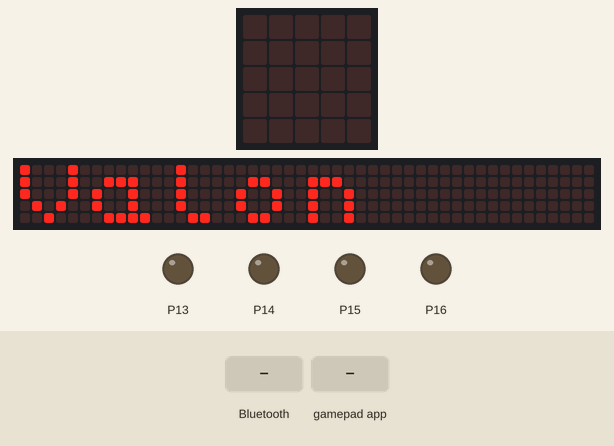
The program below on a simulated BBC micro:bit (MakeCode). Parts: the board's 5×5 LED display, a strip that is not on the board, showing the scrolling text unrolled, output pins drawn as LEDs (lit = HIGH). Inputs (shaded band) come from the test bench. The 48×5 strip is a reading aid, not a part: it shows the text the display is scrolling, unrolled, one strip-width of it at a time.

Above: at 5.0 s.
6.7 s: a phone connects over Bluetooth
At 7.2 s:
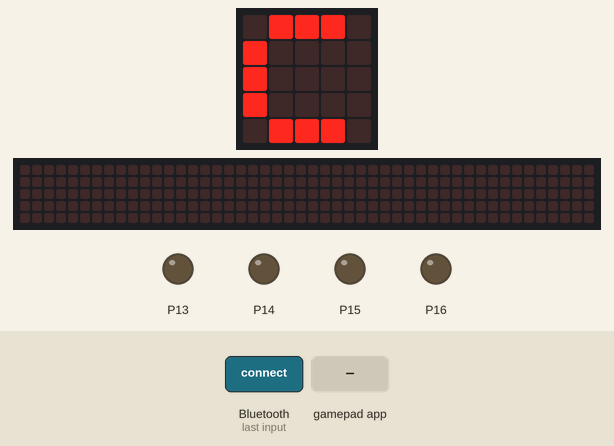
8.2 s: a phone disconnects over Bluetooth
At 9.4 s:
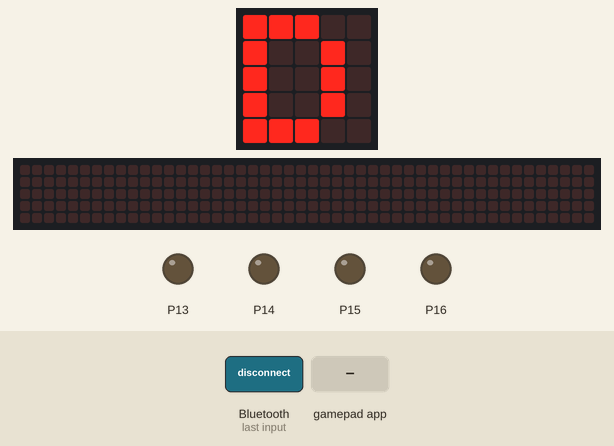
9.7 s: gamepad app sends A_DOWN
At 10.6 s:
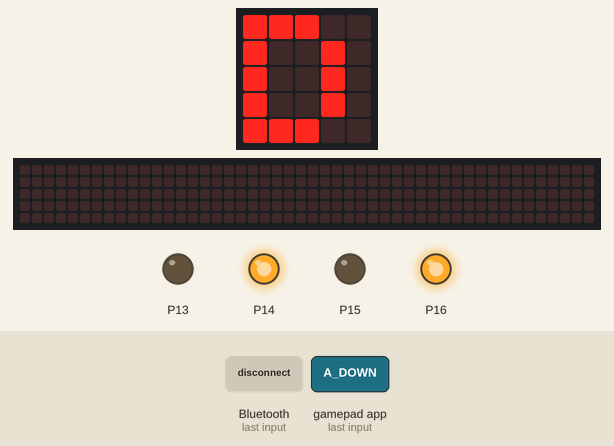
11.2 s: gamepad app sends B_DOWN
At 11.8 s:
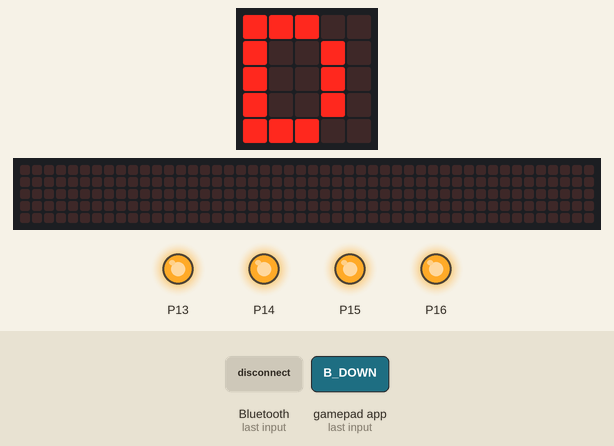
12.7 s: gamepad app sends A_UP
At 13.9 s:
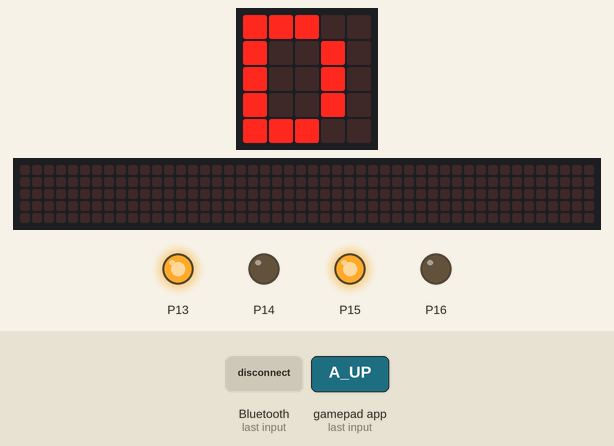
14.2 s: gamepad app sends C_DOWN
At 15.3 s:
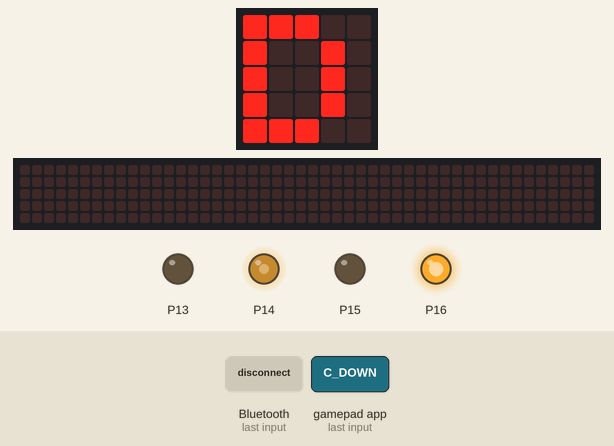
Timing chart, 0 to 16.7 s (numbered marks = the images above; inputs shaded):
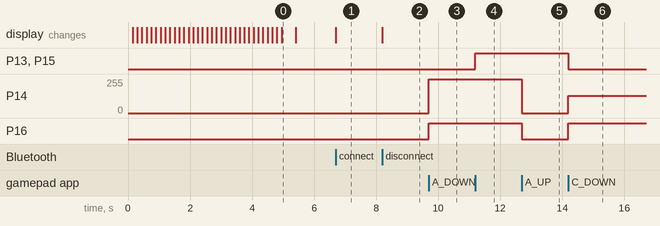

The program:

main.ts
```typescript
function 右转 () {
    驱动电机(1023, 512)
}
function 左转 () {
    驱动电机(512, 1023)
}
bluetooth.onBluetoothConnected(function () {
    basic.showString("C")
})
bluetooth.onBluetoothDisconnected(function () {
    停止()
    basic.showString("D")
})
function 后退 () {
    驱动电机(-1023, -1023)
}
function 前进 () {
    驱动电机(1023, 1023)
}
control.onEvent(EventBusSource.MES_DPAD_CONTROLLER_ID, EventBusValue.MICROBIT_EVT_ANY, function () {
    if (control.eventValue() == EventBusValue.MES_DPAD_BUTTON_A_DOWN) {
        前进()
    } else if (control.eventValue() == EventBusValue.MES_DPAD_BUTTON_A_UP) {
        停止()
    } else if (control.eventValue() == EventBusValue.MES_DPAD_BUTTON_B_DOWN) {
        后退()
    } else if (control.eventValue() == EventBusValue.MES_DPAD_BUTTON_B_UP) {
        停止()
    } else if (control.eventValue() == EventBusValue.MES_DPAD_BUTTON_C_DOWN) {
        左转()
    } else if (control.eventValue() == EventBusValue.MES_DPAD_BUTTON_C_UP) {
        停止()
    } else if (control.eventValue() == EventBusValue.MES_DPAD_BUTTON_D_DOWN) {
        右转()
    } else if (control.eventValue() == EventBusValue.MES_DPAD_BUTTON_D_UP) {
        停止()
    }
})
function 停止 () {
    驱动电机(0, 0)
}
// 电机速度值范围：-1023~1023
function 驱动电机 (左电机速度: number, 右电机速度: number) {
    if (左电机速度 > 0) {
        pins.digitalWritePin(DigitalPin.P13, 0)
        pins.analogWritePin(AnalogPin.P14, 左电机速度)
    } else if (左电机速度 < 0) {
        pins.digitalWritePin(DigitalPin.P13, 1)
        pins.analogWritePin(AnalogPin.P14, Math.abs(左电机速度))
    } else {
        pins.analogWritePin(AnalogPin.P14, 0)
    }
    if (右电机速度 > 0) {
        pins.digitalWritePin(DigitalPin.P15, 0)
        pins.analogWritePin(AnalogPin.P16, 右电机速度)
    } else if (右电机速度 < 0) {
        pins.digitalWritePin(DigitalPin.P15, 1)
        pins.analogWritePin(AnalogPin.P16, Math.abs(右电机速度))
    } else {
        pins.analogWritePin(AnalogPin.P16, 0)
    }
}
basic.showString("Valon")
```

test.ts
```typescript
// 在此处测试；当此软件包作为插件使用时，将不会编译此软件包。
```

Measured:
- after the input at 6.7 s, the display: changes at once (image 1)
- after the input at 8.2 s, the display: changes at once (image 2)
- after the input at 9.7 s, P14: 0/255 → 255/255 at once; P16: LOW → HIGH at once
- after the input at 11.2 s, P13, P15: LOW → HIGH at once
- after the input at 12.7 s, P14: 255/255 → 0/255 at once; P16: HIGH → LOW at once
- after the input at 14.2 s, P13, P15: HIGH → LOW at once; P14: 0/255 → 128/255 at once; P16: LOW → HIGH at once
- what the display in image 0 shows lasts 0.4 s, from 5.0 s to 5.4 s
